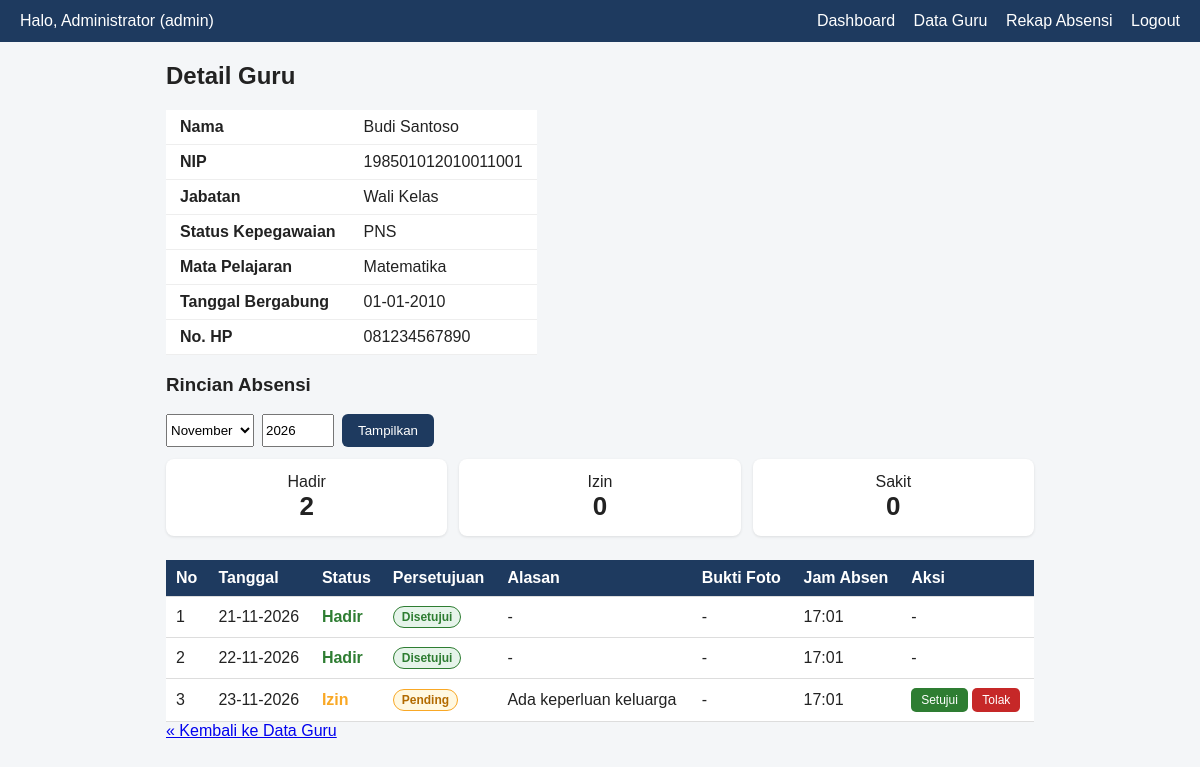
The page /admin/detail_guru.php?id=1&bulan=11&tahun=2026 (signed in) on the database its author committed.
### tables this page shows
CREATE TABLE guru (
  id_guru            INT AUTO_INCREMENT PRIMARY KEY,
  email              VARCHAR(100) NOT NULL UNIQUE,
  password           VARCHAR(255) NOT NULL,    
  nip                VARCHAR(20)  NOT NULL UNIQUE,
  nama               VARCHAR(100) NOT NULL,
  jabatan            VARCHAR(50)  NOT NULL,
  status_kepegawaian ENUM('PNS','PPPK','Honorer') NOT NULL,
  mapel              VARCHAR(50)  NOT NULL,
  tanggal_bergabung  DATE NOT NULL,
  no_hp              VARCHAR(15)
);

CREATE TABLE absensi (
  id_absensi  INT AUTO_INCREMENT PRIMARY KEY,
  id_guru     INT NOT NULL,
  tanggal     DATE NOT NULL,
  status      ENUM('hadir','izin','sakit') NOT NULL,
  status_approval ENUM('disetujui','pending','ditolak') NOT NULL DEFAULT 'disetujui',  
  keterangan  TEXT NULL,              
  bukti_foto  VARCHAR(255) NULL,      
  waktu_absen DATETIME NOT NULL DEFAULT CURRENT_TIMESTAMP,
  UNIQUE KEY uniq_guru_tanggal (id_guru, tanggal),   
  FOREIGN KEY (id_guru) REFERENCES guru(id_guru) ON DELETE CASCADE
);

### connection.php (called while the page is built, shortened)
<?php
function jalankan($koneksi, $sql, $tipe = "", $params = []) {
    $stmt = mysqli_prepare($koneksi, $sql);
    if ($tipe != "") {
        mysqli_stmt_bind_param($stmt, $tipe, ...$params);
    }
    if (!mysqli_stmt_execute($stmt)) {
        die("Query gagal: " . mysqli_stmt_error($stmt));
    }
    return $stmt;
}
function ambil_satu($koneksi, $sql, $tipe = "", $params = []) {
    $stmt  = jalankan($koneksi, $sql, $tipe, $params);
    $hasil = mysqli_stmt_get_result($stmt);
    return mysqli_fetch_assoc($hasil);
}
function ambil_semua($koneksi, $sql, $tipe = "", $params = []) {
    $stmt  = jalankan($koneksi, $sql, $tipe, $params);
    $hasil = mysqli_stmt_get_result($stmt);
    return mysqli_fetch_all($hasil, MYSQLI_ASSOC);
}
function e($teks) {
    return htmlspecialchars($teks ?? '', ENT_QUOTES, 'UTF-8');
}

### admin/detail_guru.php (the view, shortened to what this page needs)
<?php
require '../connection.php';
$nama_bulan = [1 => 'Januari', 'Februari', 'Maret', 'April', 'Mei', 'Juni',
               'Juli', 'Agustus', 'September', 'Oktober', 'November', 'Desember'];
$id_guru = (int)($_GET['id'] ?? 0);
$bulan   = (int)($_GET['bulan'] ?? date('n'));
$tahun   = (int)($_GET['tahun'] ?? date('Y'));
$guru = ambil_satu($koneksi, "SELECT * FROM guru WHERE id_guru = ?", "i", [$id_guru]);
$daftar_absen = ambil_semua(
    $koneksi,
    "SELECT id_absensi, tanggal, status, status_approval, keterangan, bukti_foto, waktu_absen
     FROM absensi
     WHERE id_guru = ? AND MONTH(tanggal) = ? AND YEAR(tanggal) = ?
     ORDER BY tanggal",
    "iii",
    [$id_guru, $bulan, $tahun]
);
$jumlah = ['hadir' => 0, 'izin' => 0, 'sakit' => 0];
foreach ($daftar_absen as $a) {
    if ($a['status_approval'] === 'disetujui' && isset($jumlah[$a['status']])) {
        $jumlah[$a['status']]++;
    }
}
?>
<!DOCTYPE html>
<html lang="id">
<head>
    <link rel="stylesheet" href="../css/style.css">
</head>
<body>
    <?php require '../partials/navbar.php'; ?>
    <div class="konten">
        <h2>Detail Guru</h2>
        <table class="tabel-detail">
            <tr><th>Nama</th><td><?= e($guru['nama']) ?></td></tr>
            <tr><th>NIP</th><td><?= e($guru['nip']) ?></td></tr>
            <tr><th>Jabatan</th><td><?= e($guru['jabatan']) ?></td></tr>
            <tr><th>Status Kepegawaian</th><td><?= e($guru['status_kepegawaian']) ?></td></tr>
            <tr><th>Mata Pelajaran</th><td><?= e($guru['mapel']) ?></td></tr>
            <tr><th>Tanggal Bergabung</th><td><?= e(date('d-m-Y', strtotime($guru['tanggal_bergabung']))) ?></td></tr>
            <tr><th>No. HP</th><td><?= e($guru['no_hp'] != '' ? $guru['no_hp'] : '-') ?></td></tr>
        </table>
        <h3>Rincian Absensi</h3>
        <form method="GET" class="filter">
            <select name="bulan">
                <?php foreach ($nama_bulan as $angka => $nama) { ?>
                    <option value="<?= $angka ?>" <?= $bulan == $angka ? 'selected' : '' ?>><?= $nama ?></option>
                <?php } ?>
            </select>
            <input type="number" name="tahun" value="<?= $tahun ?>" min="2000" max="2100">
            <button type="submit">Tampilkan</button>
        </form>
        <div class="kartu-ringkas">
            <div class="kartu hadir">Hadir<br><strong><?= $jumlah['hadir'] ?></strong></div>
            <div class="kartu izin">Izin<br><strong><?= $jumlah['izin'] ?></strong></div>
            <div class="kartu sakit">Sakit<br><strong><?= $jumlah['sakit'] ?></strong></div>
        </div>
        <div class="tabel-wrap">
        <table class="tabel">
            <tr>
                <th>No</th>
                <th>Tanggal</th>
                <th>Status</th>
                <th>Persetujuan</th>
                <th>Alasan</th>
                <th>Bukti Foto</th>
                <th>Jam Absen</th>
                <th>Aksi</th>
            </tr>
            <?php $no = 1; foreach ($daftar_absen as $a) { ?>
            <tr>
                <td><?= $no++ ?></td>
                <td><?= e(date('d-m-Y', strtotime($a['tanggal']))) ?></td>
                <td class="status-<?= e($a['status']) ?>"><?= e(ucfirst($a['status'])) ?></td>
                <td>
                    <span class="badge badge-<?= e($a['status_approval']) ?>">
                        <?= e(ucfirst($a['status_approval'])) ?>
                    </span>
                </td>
                <td><?= e($a['keterangan'] ?: '-') ?></td>
                <td>
                    <?php if (!empty($a['bukti_foto'])) { ?>
                        <a href="../uploads/bukti/<?= e(basename($a['bukti_foto'])) ?>" target="_blank">
                            <img src="../uploads/bukti/<?= e(basename($a['bukti_foto'])) ?>" alt="Bukti" class="bukti-img">
                        </a>
                    <?php } else { ?>
                        -
                    <?php } ?>
                </td>
                <td><?= e(date('H:i', strtotime($a['waktu_absen']))) ?></td>
                <td>
                    <?php if (in_array($a['status'], ['izin', 'sakit']) && $a['status_approval'] === 'pending') { ?>
                        <form method="POST" action="approval_absen.php" class="form-inline">
                            <button type="submit" class="btn-setuju">Setujui</button>
                        </form>
                        <form method="POST" action="approval_absen.php" class="form-inline">
                            <button type="submit" class="btn-tolak">Tolak</button>
                        </form>
                    <?php } else { ?>
                        -
                    <?php } ?>
                </td>
            </tr>
            <?php } ?>
        </table>
        </div>
        <a href="data_guru.php">&laquo; Kembali ke Data Guru</a>
    </div>
</body>
</html>

### css/style.css (style rules this page uses)
* { box-sizing: border-box; }
body { font-family: Arial, sans-serif; margin: 0; background: #f4f6f8; color: #222; }
.konten { max-width: 900px; margin: 20px auto; padding: 0 16px; }
.kartu-ringkas { display: flex; gap: 12px; flex-wrap: wrap; margin: 12px 0; }
.kartu { flex: 1; min-width: 110px; background: #fff; padding: 14px; border-radius: 8px; text-align: center; box-shadow: 0 1px 3px rgba(0,0,0,.1); }
.kartu strong { font-size: 26px; }
.tabel-wrap { overflow-x: auto; }
.tabel { width: 100%; border-collapse: collapse; background: #fff; margin-top: 12px; }
.tabel th, .tabel td { padding: 9px 10px; border-bottom: 1px solid #ddd; text-align: left; }
.tabel th { background: #1e3a5f; color: #fff; }
.tabel-detail { background: #fff; border-collapse: collapse; margin: 12px 0; }
.tabel-detail th, .tabel-detail td { padding: 8px 14px; border-bottom: 1px solid #eee; text-align: left; }
.status-hadir { color: #2e7d32; font-weight: bold; }
.status-izin { color: #f9a825; font-weight: bold; }
.form button, .btn, .filter button { padding: 9px 16px; background: #1e3a5f; color: #fff; border: 0; border-radius: 6px; cursor: pointer; text-decoration: none; display: inline-block; margin-top: 14px; }
.filter { margin: 12px 0; display: flex; gap: 8px; }
.filter button { margin-top: 0; }
.form-inline { display: inline; }
.badge { display: inline-block; padding: 3px 8px; border-radius: 999px; font-size: 12px; font-weight: bold; }
.badge-pending { background: #fff8e1; color: #b26a00; border: 1px solid #f9a825; }
.badge-disetujui { background: #e6f4ea; color: #2e7d32; border: 1px solid #2e7d32; }
.btn-setuju { padding: 5px 10px; background: #2e7d32; color: #fff; border: 0; border-radius: 5px; cursor: pointer; font-size: 12px; }
.btn-tolak { padding: 5px 10px; background: #c62828; color: #fff; border: 0; border-radius: 5px; cursor: pointer; font-size: 12px; }

### rows shown on the page
guru: nama "Budi Santoso", nip "198501012010011001", jabatan "Wali Kelas", status_kepegawaian "PNS", mapel "Matematika", tanggal_bergabung "01-01-2010", no_hp "081234567890"
absensi: tanggal "21-11-2026", status "Hadir", status_approval "Disetujui", keterangan "-", waktu_absen "17:01"
absensi: tanggal "22-11-2026", status "Hadir", status_approval "Disetujui", keterangan "-", waktu_absen "17:01"
absensi: tanggal "23-11-2026", status "Izin", status_approval "Pending", keterangan "Ada keperluan keluarga", waktu_absen "17:01"

### other values the page prints
$_SESSION['nama'] "Administrator"
$_SESSION['role'] "admin"
$jumlah['hadir'] "2"
$jumlah['izin'] "0"
$jumlah['sakit'] "0"
form field bulan "November"
